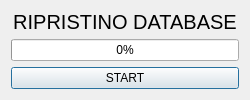
<?xml version="1.0" encoding="UTF-8"?>
<ui version="4.0">
 <class>Dialog</class>
 <widget class="QDialog" name="Dialog">
  <property name="geometry">
   <rect>
    <x>0</x>
    <y>0</y>
    <width>250</width>
    <height>100</height>
   </rect>
  </property>
  <property name="minimumSize">
   <size>
    <width>250</width>
    <height>100</height>
   </size>
  </property>
  <property name="maximumSize">
   <size>
    <width>250</width>
    <height>100</height>
   </size>
  </property>
  <property name="windowTitle">
   <string>Dialog</string>
  </property>
  <layout class="QVBoxLayout" name="verticalLayout">
   <item>
    <widget class="QLabel" name="label_RipristinoDatabase">
     <property name="font">
      <font>
       <pointsize>15</pointsize>
      </font>
     </property>
     <property name="text">
      <string>RIPRISTINO DATABASE</string>
     </property>
     <property name="alignment">
      <set>Qt::AlignCenter</set>
     </property>
    </widget>
   </item>
   <item>
    <widget class="QProgressBar" name="progressBar_Caricamento">
     <property name="value">
      <number>0</number>
     </property>
    </widget>
   </item>
   <item>
    <widget class="QPushButton" name="pushButton_start">
     <property name="text">
      <string>START</string>
     </property>
    </widget>
   </item>
  </layout>
 </widget>
 <resources/>
 <connections/>
</ui>
